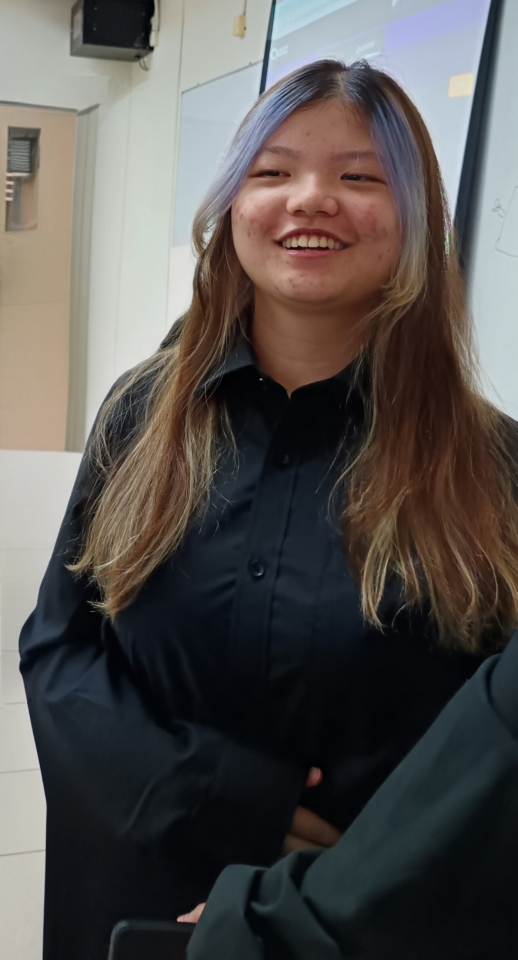
#> input picture IMG_20260411_121305.jpg, 1552 x 2880 px (shown at 1/3 size)
$ python -i faceRecogAtt.py   (imports and definitions only)   (older library calls are emulated)
#> lines starting #> are read from the running program, lines starting #| are printed output that depends on the picture
#> further down, picture is the input picture: shape (2880, 1552, 3); mean B, G, R 80.8, 83.1, 87
import streamlit as st
import cv2
import numpy as np
import pandas as pd
import os
from sklearn.model_selection import train_test_split
from sklearn.decomposition import PCA
from sklearn.svm import SVC
from sklearn.neighbors import KNeighborsClassifier
from sklearn.metrics import accuracy_score, precision_score, recall_score, f1_score
from datetime import datetime
from collections import Counter

# -----------------------------
# CONFIG
# -----------------------------
# [1 line not run here, left out]

dataset_path = "train"
attendance_file = "attendance.csv"
# [1 line not run here, left out]

face_cascade = cv2.CascadeClassifier(
    cv2.data.haarcascades + "haarcascade_frontalface_default.xml"
)

# FIX 3: CLAHE only — no double histogram equalization
clahe = cv2.createCLAHE(clipLimit=2.0, tileGridSize=(8, 8))

# -----------------------------
# QUALITY CHECK
# -----------------------------
# FIX 2: Lowered blur threshold from 40 → 15 to keep more usable samples
def is_blurry(img, threshold=15):
    return cv2.Laplacian(img, cv2.CV_64F).var() < threshold

def preprocess(face):
    face = cv2.resize(face, (100, 100))
    # FIX 3: CLAHE only — removed equalizeHist to avoid over-processing
    face = clahe.apply(face)
    return face

# -----------------------------
# ATTENDANCE
# -----------------------------
# [127 lines left out: functions mark_attendance, get_attendance, load_data, train_models, not called in this run]

# -----------------------------
# SESSION STATE — train once, retrain on button press
# -----------------------------
# [3 lines not run here, left out]

models = st.session_state.models

# [3 lines not run here, left out]

# -----------------------------
# METRICS
# -----------------------------
# [30 lines left out: function evaluate, not called in this run]

# -----------------------------
# RECOGNITION
# FIX 5: LBPH confidence gate — reject if confidence > 80
# BONUS: Majority vote across all 3 algorithms
# -----------------------------
LBPH_CONFIDENCE_THRESHOLD = 80

def recognize(img):
    gray = cv2.cvtColor(img, cv2.COLOR_BGR2GRAY)
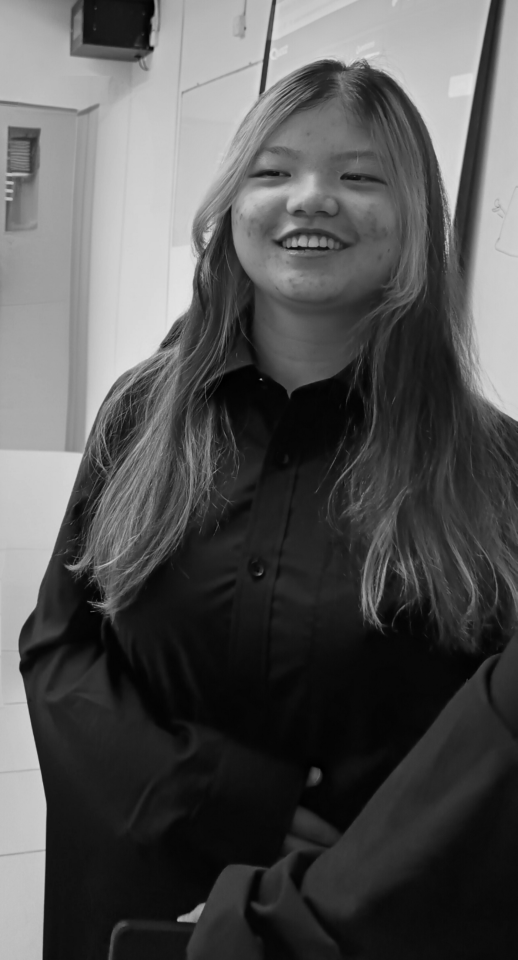
#> gray: shape (2880, 1552) (shown at 1/3 size); min 0, max 230, mean 84
    # FIX 6: Looser detection
    faces = face_cascade.detectMultiScale(gray, scaleFactor=1.1, minNeighbors=4)
#> faces = [[648, 302, 553, 553]]

    results = []

    for (x, y, w, h) in faces:
        face_roi = gray[y:y+h, x:x+w]
        if is_blurry(face_roi):
            continue

        face_proc = preprocess(face_roi)
        face_flat = face_proc.reshape(1, -1) / 255.0
        face_pca  = models["pca"].transform(face_flat)

        # Eigenfaces prediction
        eigen_label = models["svm"].predict(face_pca)[0]
        eigen_name  = models["label_map"][eigen_label]

        # KNN prediction (FIX 4: on PCA space)
        knn_label = models["knn"].predict(face_pca)[0]
        knn_name  = models["label_map"][knn_label]

        # LBPH prediction with confidence gate (FIX 5)
        lbph_label, lbph_conf = models["lbph"].predict(face_proc)
        lbph_name = models["label_map"][lbph_label] if lbph_conf <= LBPH_CONFIDENCE_THRESHOLD else "Unknown"

        # BONUS: Majority vote
        votes = [eigen_name, knn_name, lbph_name]
        vote_count = Counter(v for v in votes if v != "Unknown")
        if vote_count:
            majority_name = vote_count.most_common(1)[0][0]
        else:
            majority_name = "Unknown"

        results.append({
            "Eigenfaces": eigen_name,
            "KNN":        knn_name,
            "LBPH":       lbph_name,
            "Majority Vote": majority_name,
            "LBPH Confidence": round(lbph_conf, 1),
        })

        color = (0, 255, 0) if majority_name != "Unknown" else (0, 0, 255)
        cv2.rectangle(img, (x, y), (x+w, y+h), color, 2)
        cv2.putText(img, majority_name, (x, y - 8),
                    cv2.FONT_HERSHEY_SIMPLEX, 0.6, color, 2)
#> this loop made 1 pass
#> pass 1, in recognize, `face_roi = gray[y:y+h, x:x+w]`:
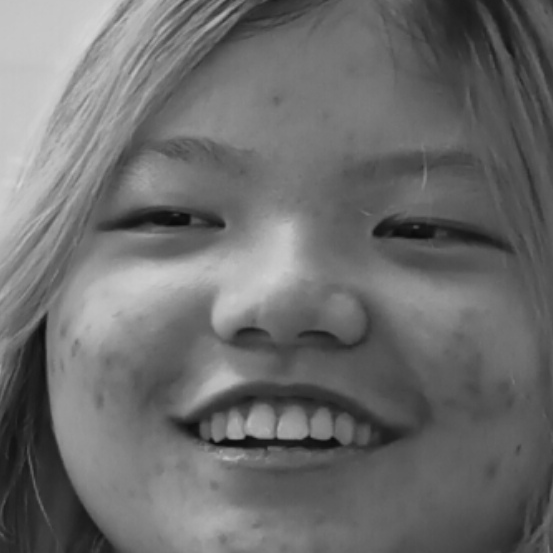
#> face_roi: shape (553, 553); min 10, max 213, mean 108.5
#> pass 1, in preprocess, `face = clahe.apply(face)`:
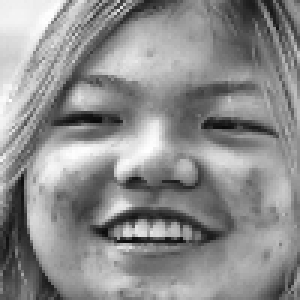
#> face: shape (100, 100) (shown 3 times larger); min 10, max 255, mean 141
#> after the loop, results = []

    return img, results

# -----------------------------
# UI
# -----------------------------
# [1 line not run here, left out]

# [1 line that did not run here, left out]

# -----------------------------
# TAB 1 — RECOGNITION
# -----------------------------
# [159 lines not run here, left out]

>>> import cv2
>>> picture = cv2.imread('IMG_20260411_121305.jpg')
#> (the run stopped early here; a loop or call above may not have finished)

$ run again, on IMG_20260411_121650.jpg
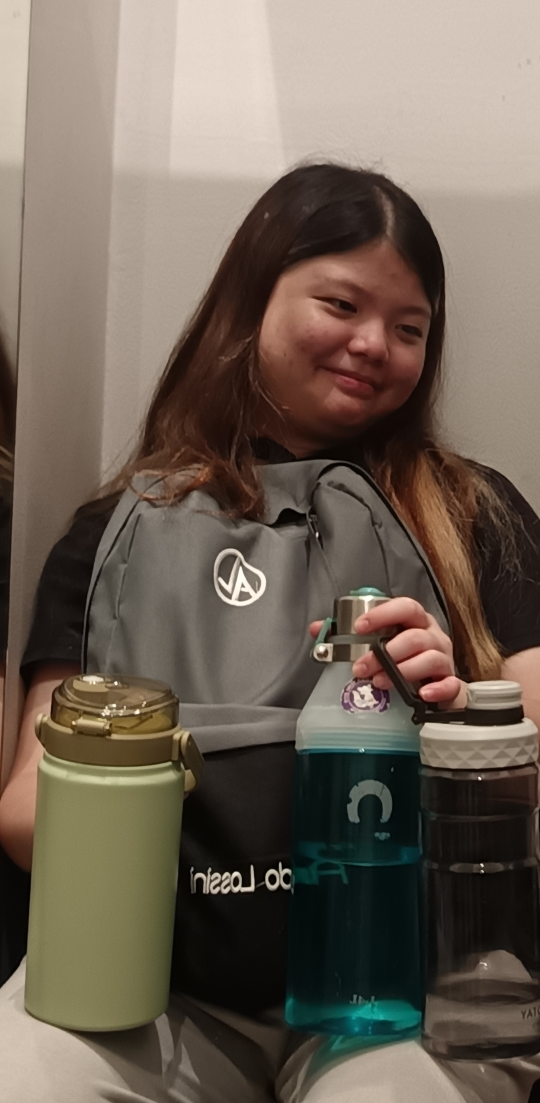
#> input picture IMG_20260411_121650.jpg, 1620 x 3308 px (shown at 1/3 size)
#> picture is the input picture: shape (3308, 1620, 3); mean B, G, R 86.5, 98.7, 111.1
#> in recognize, `gray = cv2.cvtColor(img, cv2.COLOR_BGR2GRAY)`:
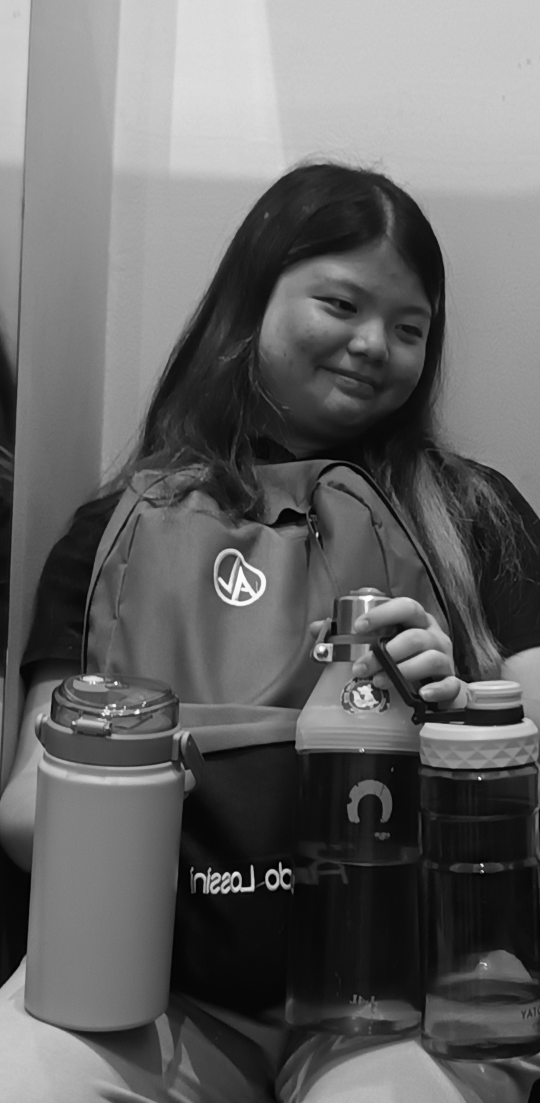
#> gray: shape (3308, 1620) (shown at 1/3 size); min 0, max 254, mean 101.1
#> faces = [[1451, 1958, 61, 61], [800, 730, 521, 521]]
#> the loop in recognize, `for (x, y, w, h) in faces:` made 1 pass
#> pass 1, in preprocess, `face = clahe.apply(face)`:
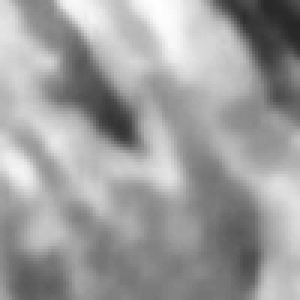
#> face: shape (100, 100) (shown 3 times larger); min 39, max 255, mean 157.6
#> after the loop in recognize, `for (x, y, w, h) in faces:`: results = []

$ run again, on 0307_01.jpg
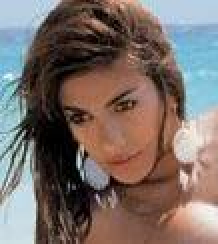
#> input picture 0307_01.jpg, 109 x 122 px (shown 2 times larger)
#> picture is the input picture: shape (122, 109, 3); mean B, G, R 104.1, 109.3, 122.5
#> in recognize, `gray = cv2.cvtColor(img, cv2.COLOR_BGR2GRAY)`:
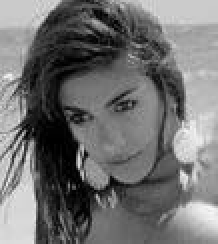
#> gray: shape (122, 109) (shown 2 times larger); min 0, max 247, mean 112.7
#> faces = [[25, 37, 56, 56]]
#> the loop in recognize, `for (x, y, w, h) in faces:` made 1 pass
#> pass 1, in preprocess, `face = clahe.apply(face)`:
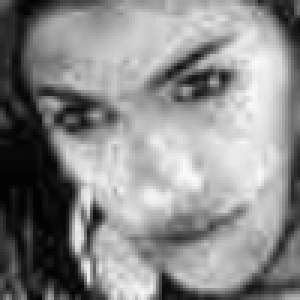
#> face: shape (100, 100) (shown 3 times larger); min 2, max 251, mean 137.6
#> after the loop in recognize, `for (x, y, w, h) in faces:`: results = []
